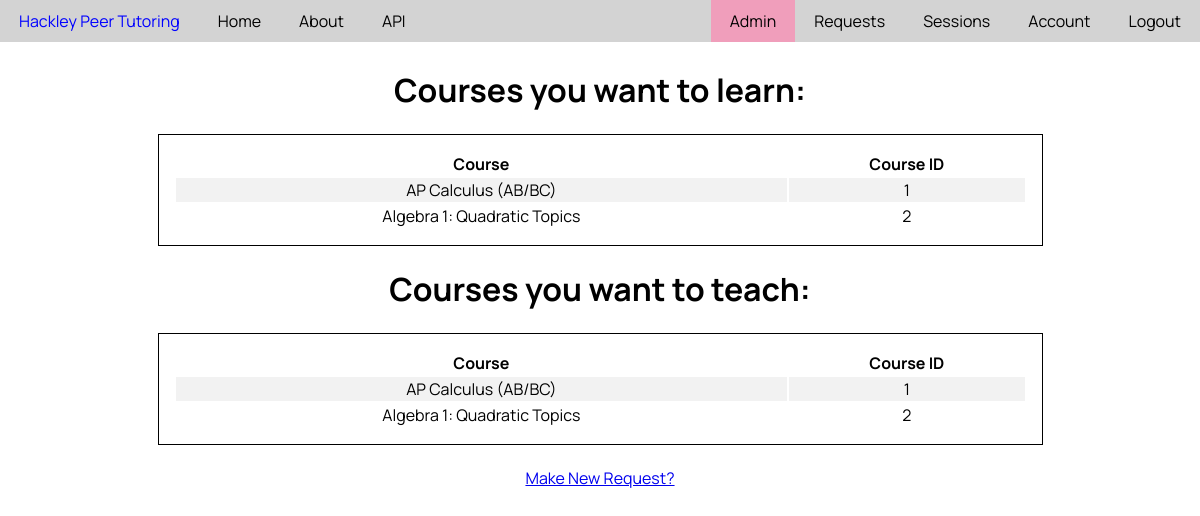
The page /requests (signed in) on the database as committed earlier.
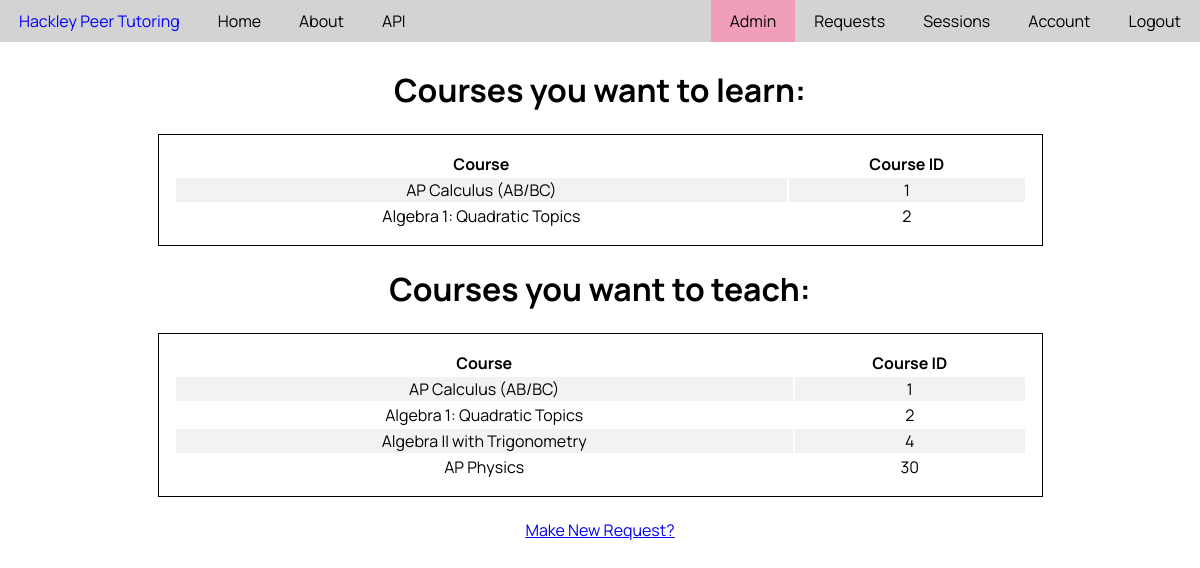
The same page on the database as committed later.
### PeerTutor/models.py (models this page shows, shortened)
class Course(db.Model):
    __tablename__ = 'course'
    id = db.Column(db.Integer, primary_key=True)
    name = db.Column(db.String(20), unique=True, nullable=False)
    description = db.Column(db.Text, nullable=False)

class CourseRequest(db.Model):
    __tablename__ = 'courseRequest'
    id = db.Column(db.Integer, primary_key=True)
    user_id = db.Column(db.Integer, db.ForeignKey('user.id'), nullable=False)
    course_id = db.Column(db.Integer, nullable=False)
    relationship = db.Column('relationship', db.Boolean, nullable=False)
    date_added = db.Column(db.DateTime, nullable=False, default=datetime.utcnow)

### PeerTutor/tutoring/routes.py (the view)
@tutor_functions.route('/requests', methods=['GET'])
@login_required
def requests():
    teachRequests = queryCourseRequests(user=current_user, relationship=True)
    learnRequests = queryCourseRequests(user=current_user, relationship=False)
    return render_template('requests.html', queryCourse=queryCourse, teachRequests=teachRequests, learnRequests=learnRequests)

### PeerTutor/models.py (called while the page is built)
@login_manager.user_loader
def load_user(user_id):
   return User.query.get(int(user_id))

### PeerTutor/tutoring/utils.py (called while the page is built)
def queryCourse(id):
    return Course.query.get(id)

def queryCourseRequests(user, relationship):
    return CourseRequest.query.filter_by(user=user, relationship=relationship).all()

### PeerTutor/templates/requests.html (shortened to what this page needs)
{% extends 'base.html' %}
{% block content %}
    <div class="requests-page">
    <h1> Courses you want to learn: </h1>
    <table class="request-table">
        <tr>
            <th>Course</th>
            <th>Course ID</th>
        </tr>
        {% for request in learnRequests %}
        <tr>
            <td>{{queryCourse(request.course_id).name}}</td>
            <td>{{request.course_id}}</td>
        </tr>
        {% endfor %}
    </table>
    <h1> Courses you want to teach: </h1>
    <table class="request-table">
        <tr>
            <th>Course</th>
            <th>Course ID</th>
        </tr>
        {% for request in teachRequests %}
        <tr>
            <td>{{queryCourse(request.course_id).name}}</td>
            <td>{{request.course_id}}</td>
        </tr>
        {% endfor %}
    </table>
    <br>
    <a href="{{url_for('tutor_functions.makeRequest')}}"> Make New Request? </a>
    </div>
{% endblock %}

Rows that differ between the two databases and show on the page:
added CourseRequest: course_id "4", shown under "Courses you want to teach:"
now on this page (row unchanged): Course: name "Algebra II with Trigonometry"
added CourseRequest: course_id "30", shown under "Courses you want to teach:"
now on this page (row unchanged): Course: name "AP Physics"
